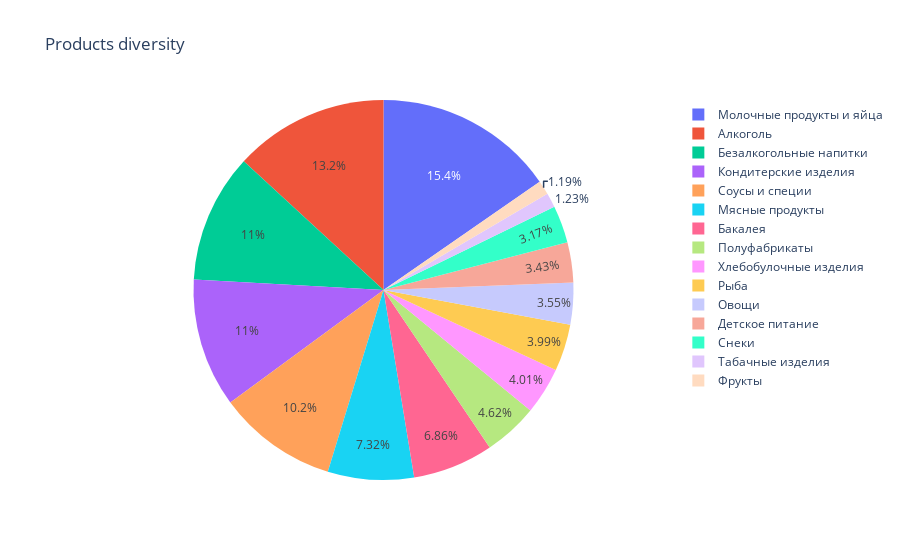

Here is the notebook cell this chart was saved with:
### Code cell
import plotly.express as px

fig = px.pie(df2, values='Count', names='Category', title='Products diversity')
fig.show()

### Figure 1 — Plotly figure (JSON) as saved in the notebook; plotly's stock layout.template omitted (floating-point values rounded to 4 significant figures)
{"data": [{"domain": {"x": [0, 1], "y": [0, 1]}, "hovertemplate": "Category=%{label}<br>Count=%{value}<extra></extra>", "labels": ["Алкоголь", "Бакалея", "Безалкогольные напитки", "Детское питание", "Кондитерские изделия", "Молочные продукты и яйца", "Мясные продукты", "Овощи", "Полуфабрикаты", "Рыба", "Снеки", "Соусы и специи", "Табачные изделия", "Фрукты", "Хлебобулочные изделия"], "legendgroup": "", "name": "", "showlegend": true, "type": "pie", "values": [771, 402, 643, 201, 642, 900, 429, 208, 271, 234, 186, 597, 72, 70, 235]}], "layout": {"legend": {"tracegroupgap": 0}, "title": {"text": "Products diversity"}}}
